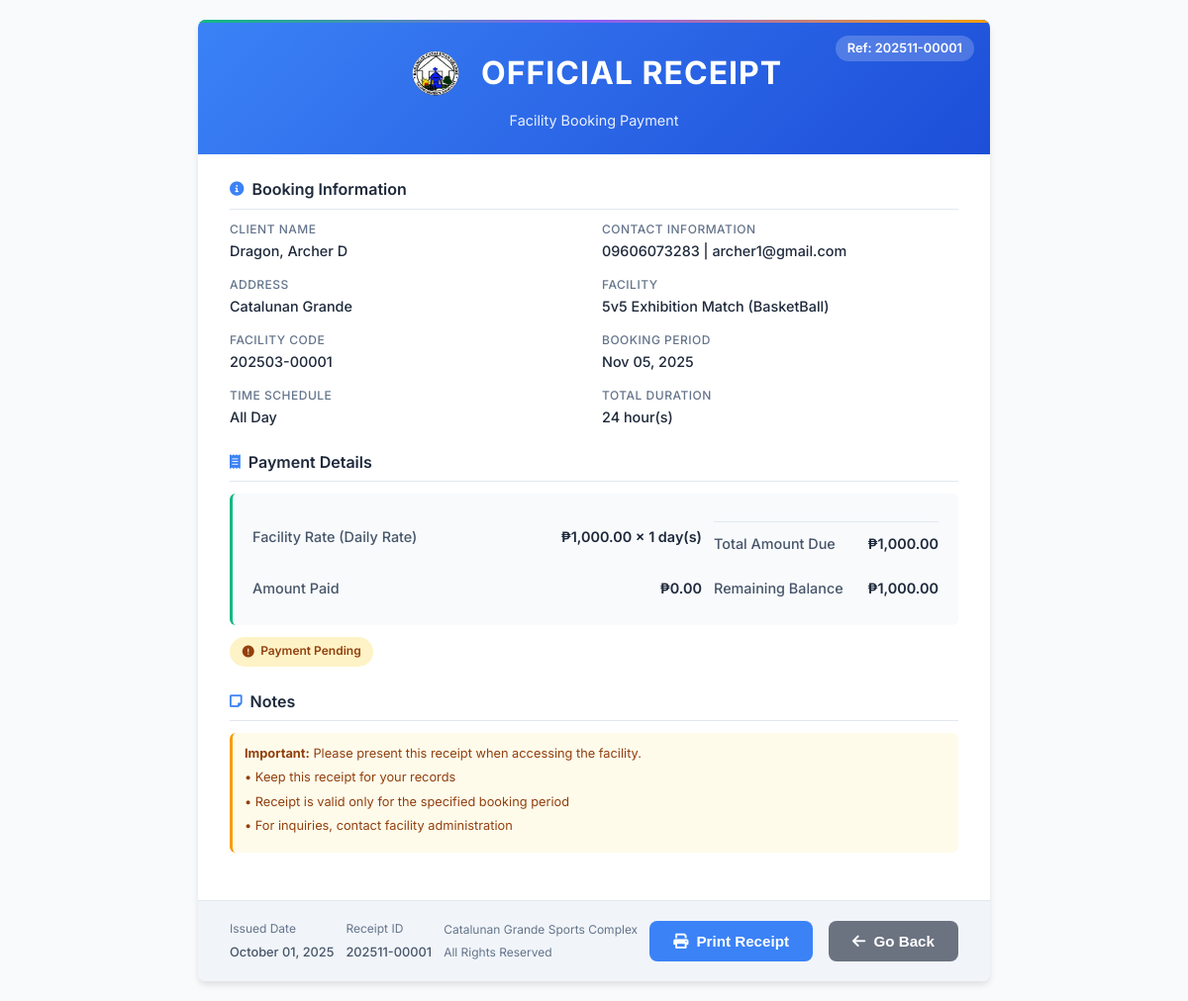
Page /receipt.php?id=1 on the committed database.
### tables this page shows
CREATE TABLE `booking_list` (
  `id` int(30) NOT NULL,
  `ref_code` varchar(100) NOT NULL,
  `client_id` int(30) NOT NULL,
  `facility_id` int(30) NOT NULL,
  `date_from` date NOT NULL,
  `date_to` date NOT NULL,
  `time_from` time DEFAULT NULL,
  `time_to` time DEFAULT NULL,
  `status` tinyint(2) NOT NULL DEFAULT 0 COMMENT '0 = Pending,\r\n1 = Confirmed,\r\n2 = Done,\r\n3 = Cancelled',
  `date_created` datetime NOT NULL DEFAULT current_timestamp(),
  `date_updated` datetime DEFAULT NULL ON UPDATE current_timestamp(),
  `payment_proof` varchar(255) DEFAULT NULL,
  `paid_amount` decimal(10,2) DEFAULT 0.00
);

CREATE TABLE `client_list` (
  `id` int(30) NOT NULL,
  `firstname` text NOT NULL,
  `middlename` text DEFAULT NULL,
  `lastname` text NOT NULL,
  `gender` text NOT NULL,
  `contact` text NOT NULL,
  `address` text NOT NULL,
  `email` text NOT NULL,
  `password` text NOT NULL,
  `status` tinyint(1) NOT NULL DEFAULT 1,
  `delete_flag` tinyint(1) NOT NULL DEFAULT 0,
  `date_created` datetime NOT NULL DEFAULT current_timestamp(),
  `date_added` datetime DEFAULT NULL ON UPDATE current_timestamp()
);

CREATE TABLE `facility_list` (
  `id` int(30) NOT NULL,
  `facility_code` varchar(100) NOT NULL,
  `category_id` int(30) NOT NULL,
  `image_path` text DEFAULT NULL,
  `status` tinyint(1) NOT NULL DEFAULT 1,
  `delete_flag` tinyint(1) NOT NULL DEFAULT 0,
  `date_created` datetime NOT NULL DEFAULT current_timestamp(),
  `date_updated` datetime DEFAULT NULL ON UPDATE current_timestamp(),
  `name` text NOT NULL,
  `description` text NOT NULL,
  `price` double(10,2) NOT NULL
);

CREATE TABLE `category_list` (
  `id` int(30) NOT NULL,
  `name` text NOT NULL,
  `description` text NOT NULL,
  `delete_flag` tinyint(1) NOT NULL DEFAULT 0,
  `status` tinyint(1) NOT NULL DEFAULT 1,
  `date_created` datetime NOT NULL DEFAULT current_timestamp(),
  `date_updated` datetime DEFAULT NULL ON UPDATE current_timestamp()
);

### classes/DBConnection.php (called while the page is built, shortened)
<?php
class DBConnection{
    private $host = DB_SERVER;
    private $username = DB_USERNAME;
    private $password = DB_PASSWORD;
    private $database = DB_NAME;
    public $conn;
    public function __construct(){
        if (!isset($this->conn)) {
            $this->conn = new mysqli($this->host, $this->username, $this->password, $this->database);
        }
    }
}
?>

### classes/SystemSettings.php (called while the page is built, shortened)
<?php
class SystemSettings extends DBConnection {
    public function info($field=''){
        if(!empty($field)){
            return $_SESSION['system_info'][$field] ?? false;
        }
        return false;
    }
}
$_settings = new SystemSettings();

### config.php (called while the page is built, shortened)
<?php
require_once('classes/DBConnection.php');
require_once('classes/SystemSettings.php');
function validate_image($file){
    $ex_file = explode("?",$file)[0];
	if(!empty($ex_file)){
		if(is_file(base_app.$ex_file)){
			return base_url.$file;
		}else{
            return base_url.'dist/img/no-image-available.png';
		}
	}else{
        return base_url.'dist/img/no-image-available.png';
	}
}
?>

### receipt.php (the view, shortened to what this page needs)
<?php
require_once('./config.php');
if(isset($_GET['id']) && $_GET['id'] > 0){
    $id = $_GET['id'];
    $booking_qry = $conn->query("SELECT
        b.*,
        CONCAT(c.lastname, ', ', c.firstname, ' ', COALESCE(c.middlename, '')) as client_name,
        c.email as client_email,
        c.contact as client_contact,
        c.address as client_address,
        f.name as facility_name,
        f.facility_code,
        f.price as facility_price,
        cat.name as category_name,
        COALESCE(b.paid_amount, 0) as paid_amount
        FROM `booking_list` b
        INNER JOIN client_list c ON b.client_id = c.id
        INNER JOIN facility_list f ON b.facility_id = f.id
        INNER JOIN category_list cat ON f.category_id = cat.id
        WHERE b.id = '{$id}'");
    if($booking_qry->num_rows > 0){
        $booking_data = $booking_qry->fetch_assoc();
        $ref_code = $booking_data['ref_code'];
        $client_name = $booking_data['client_name'];
        $client_email = $booking_data['client_email'];
        $client_contact = $booking_data['client_contact'];
        $client_address = $booking_data['client_address'];
        $facility_name = $booking_data['facility_name'];
        $facility_code = $booking_data['facility_code'];
        $category_name = $booking_data['category_name'];
        $facility_price = floatval($booking_data['facility_price']);
        $paid_amount = floatval($booking_data['paid_amount']);
        $date_from = $booking_data['date_from'];
        $date_to = $booking_data['date_to'];
        $time_from = $booking_data['time_from'];
        $time_to = $booking_data['time_to'];
        $date_created = $booking_data['date_created'];
        if(empty($time_from) || empty($time_to)) {
            $start_date = new DateTime($date_from);
            $end_date = new DateTime($date_to);
            $end_date->modify('+1 day');
            $interval_days = $start_date->diff($end_date);
            $total_days = $interval_days->days;
            $total_hours = $total_days * 24;
            $total_amount = $facility_price * $total_days;
            $rate_type = "Daily Rate";
            $rate_display = "₱" . number_format($facility_price, 2) . " × " . $total_days . " day(s)";
        }
        $balance = $total_amount - $paid_amount;
    }
}
$logo_path = validate_image($_settings->info('logo'));
?>
<!DOCTYPE html>
<html lang="en">
<head>
    <link rel="stylesheet" href="https://cdnjs.cloudflare.com/ajax/libs/font-awesome/6.0.0/css/all.min.css">
</head>
<body>
    <?php if(isset($booking_data)): ?>
    <div class="watermark">OFFICIAL RECEIPT</div>
    <div class="receipt-container">
        <div class="receipt-header">
            <div class="receipt-ref">Ref: <?= htmlspecialchars($ref_code) ?></div>
            <div class="logo-title-container">
                <img src="<?php echo $logo_path; ?>" class="header-logo" alt="Company Logo">
                <h1 class="receipt-title">OFFICIAL RECEIPT</h1>
            </div>
            <p class="receipt-subtitle">Facility Booking Payment</p>
        </div>
        <div class="receipt-body">
            <div class="section">
                <h3 class="section-title">
                    <i class="fas fa-info-circle"></i>
                    Booking Information
                </h3>
                <div class="info-grid">
                    <div class="info-item">
                        <span class="info-label">Client Name</span>
                        <span class="info-value"><?= htmlspecialchars($client_name) ?></span>
                    </div>
                    <div class="info-item">
                        <span class="info-label">Contact Information</span>
                        <span class="info-value"><?= htmlspecialchars($client_contact) ?> | <?= htmlspecialchars($client_email) ?></span>
                    </div>
                    <div class="info-item">
                        <span class="info-label">Address</span>
                        <span class="info-value"><?= htmlspecialchars($client_address) ?></span>
                    </div>
                    <div class="info-item">
                        <span class="info-label">Facility</span>
                        <span class="info-value"><?= htmlspecialchars($facility_name) ?> (<?= htmlspecialchars($category_name) ?>)</span>
                    </div>
                    <div class="info-item">
                        <span class="info-label">Facility Code</span>
                        <span class="info-value"><?= htmlspecialchars($facility_code) ?></span>
                    </div>
                    <div class="info-item">
                        <span class="info-label">Booking Period</span>
                        <span class="info-value">
                            <?= date("M d, Y", strtotime($date_from)) ?>
                        </span>
                    </div>
                    <div class="info-item">
                        <span class="info-label">Time Schedule</span>
                        <span class="info-value">
                            <?php if(!empty($time_from) && !empty($time_to)): ?>
                                <?= date("g:i A", strtotime($time_from)) ?> - <?= date("g:i A", strtotime($time_to)) ?>
                            <?php else: ?>
                                All Day
                            <?php endif; ?>
                        </span>
                    </div>
                    <div class="info-item">
                        <span class="info-label">Total Duration</span>
                        <span class="info-value"><?= $total_hours ?> hour(s)</span>
                    </div>
                </div>
            </div>
            <div class="section">
                <h3 class="section-title">
                    <i class="fas fa-receipt"></i>
                    Payment Details
                </h3>
                <div class="amount-grid">
                    <div class="amount-item">
                        <span class="amount-label">Facility Rate (<?= $rate_type ?>)</span>
                        <span class="amount-value"><?= $rate_display ?></span>
                    </div>
                    <div class="amount-item total-amount">
                        <span class="amount-label">Total Amount Due</span>
                        <span class="amount-value">₱<?= number_format($total_amount, 2) ?></span>
                    </div>
                    <div class="amount-item paid-amount">
                        <span class="amount-label">Amount Paid</span>
                        <span class="amount-value">₱<?= number_format($paid_amount, 2) ?></span>
                    </div>
                    <div class="amount-item balance-amount">
                        <span class="amount-label">Remaining Balance</span>
                        <span class="amount-value">₱<?= number_format($balance, 2) ?></span>
                    </div>
                </div>
                <div style="margin-top: 0.75rem;">
                    <?php if($paid_amount >= $total_amount): ?>
                        <span class="status-badge status-paid">
                            <i class="fas fa-check-circle"></i>
                            Fully Paid
                        </span>
                    <?php else: ?>
                        <span class="status-badge status-pending">
                            <i class="fas fa-exclamation-circle"></i>
                            Payment Pending
                        </span>
                    <?php endif; ?>
                </div>
            </div>
            <div class="section">
                <h3 class="section-title">
                    <i class="fas fa-sticky-note"></i>
                    Notes
                </h3>
                <div class="notes-box">
                    <p><strong>Important:</strong> Please present this receipt when accessing the facility.</p>
                    <p>• Keep this receipt for your records</p>
                    <p>• Receipt is valid only for the specified booking period</p>
                    <p>• For inquiries, contact facility administration</p>
                </div>
            </div>
        </div>
        <div class="receipt-footer">
            <div class="footer-info">
                <span class="footer-label">Issued Date</span>
                <span class="footer-value"><?= date("F d, Y", strtotime($date_created)) ?></span>
            </div>
            <div class="footer-info">
                <span class="footer-label">Receipt ID</span>
                <span class="footer-value"><?= htmlspecialchars($ref_code) ?></span>
            </div>
            <div class="footer-info">
                <span class="footer-label">Catalunan Grande Sports Complex</span>
                <span class="footer-label">All Rights Reserved</span>
            </div>
            <div class="action-buttons">
                <button class="btn btn-print" onclick="window.print()">
                    <i class="fas fa-print"></i>
                    Print Receipt
                </button>
                <button class="btn btn-back" onclick="goBack()">
                    <i class="fas fa-arrow-left"></i>
                    Go Back
                </button>
            </div>
        </div>
    </div>
    <?php endif; ?>
</body>
</html>

### receipt.php (style rules this page uses)
* { margin: 0; padding: 0; box-sizing: border-box; }
body { font-family: 'Inter', sans-serif; background: #f8fafc; color: #334155; line-height: 1.4; padding: 20px; }
.receipt-container { max-width: 800px; margin: 0 auto; background: white; border-radius: 8px; box-shadow: 0 4px 6px rgba(0, 0, 0, 0.1); overflow: hidden; }
.receipt-header { background: linear-gradient(135deg, #3b82f6 0%, #1d4ed8 100%); color: white; padding: 1.5rem 2rem; text-align: center; position: relative; }
.receipt-header::before { content: ''; position: absolute; top: 0; left: 0; right: 0; height: 3px; background: linear-gradient(90deg, #10b981, #8b5cf6, #f59e0b); }
.logo-title-container { display: flex; align-items: center; justify-content: center; gap: 1rem; margin-bottom: 0.5rem; flex-wrap: wrap; }
.header-logo { max-height: 60px; max-width: 150px; object-fit: contain; }
.receipt-title { font-size: 2rem; font-weight: 700; margin-bottom: 0; letter-spacing: 1px; }
.receipt-subtitle { font-size: 0.9rem; opacity: 0.9; font-weight: 400; }
.receipt-ref { position: absolute; top: 1rem; right: 1rem; background: rgba(255, 255, 255, 0.2); padding: 0.25rem 0.75rem; border-radius: 15px; font-size: 0.8rem; font-weight: 600; }
.receipt-body { padding: 1.5rem 2rem; }
.section { margin-bottom: 1.5rem; }
.section-title { font-size: 1rem; font-weight: 600; color: #1e293b; margin-bottom: 0.75rem; padding-bottom: 0.5rem; border-bottom: 1px solid #e2e8f0; display: flex; align-items: center; gap: 0.5rem; }
.section-title i { color: #3b82f6; font-size: 0.9rem; }
.info-grid { display: grid; grid-template-columns: repeat(2, 1fr); gap: 1rem; }
.info-item { display: flex; flex-direction: column; gap: 0.2rem; }
.info-label { font-size: 0.75rem; color: #64748b; font-weight: 500; text-transform: uppercase; letter-spacing: 0.5px; }
.info-value { font-size: 0.9rem; color: #1e293b; font-weight: 500; }
.amount-grid { display: grid; grid-template-columns: 2fr 1fr; gap: 0.75rem; background: #f8fafc; padding: 1.25rem; border-radius: 6px; border-left: 3px solid #10b981; }
.amount-item { display: flex; justify-content: space-between; align-items: center; padding: 0.4rem 0; }
.amount-label { font-weight: 500; color: #475569; font-size: 0.9rem; }
.amount-value { font-weight: 600; color: #1e293b; font-size: 0.9rem; }
.total-amount { font-size: 1.1rem; color: #10b981; border-top: 1px solid #e2e8f0; padding-top: 0.75rem; margin-top: 0.5rem; }
.paid-amount { color: #059669; font-size: 1rem; }
.balance-amount { color: #dc2626; font-size: 1rem; }
.status-badge { display: inline-flex; align-items: center; gap: 0.4rem; padding: 0.4rem 0.8rem; border-radius: 15px; font-size: 0.75rem; font-weight: 600; }
.status-pending { background: #fef3c7; color: #92400e; }
.receipt-footer { background: #f1f5f9; padding: 1.25rem 2rem; border-top: 1px solid #e2e8f0; display: flex; justify-content: space-between; align-items: center; }
.footer-info { display: flex; flex-direction: column; gap: 0.4rem; }
.footer-label { font-size: 0.75rem; color: #64748b; }
.footer-value { font-size: 0.8rem; color: #475569; font-weight: 500; }
.action-buttons { display: flex; gap: 1rem; }
.btn { padding: 0.75rem 1.5rem; border-radius: 8px; font-weight: 600; cursor: pointer; display: inline-flex; align-items: center; gap: 0.5rem; transition: all 0.3s ease; font-size: 0.95rem; text-decoration: none; border: none; }
.btn-print { background: #3b82f6; color: white; }
.btn-back { background: #6b7280; color: white; }
.watermark { position: fixed; top: 50%; left: 50%; transform: translate(-50%, -50%) rotate(-45deg); font-size: 5rem; color: rgba(0, 0, 0, 0.03); font-weight: 900; z-index: -1; white-space: nowrap; pointer-events: none; }
.notes-box { background: #fffbeb; padding: 0.75rem; border-radius: 6px; border-left: 3px solid #f59e0b; font-size: 0.8rem; }
.notes-box p { margin-bottom: 0.4rem; color: #92400e; }

### rows in the picture
booking_list: ref_code "202511-00001", client.contact "09606073283", client.email "archer1@gmail.com", client.address "Catalunan Grande", facility.name "5v5 Exhibition Match", category_list.name "BasketBall", facility.facility_code "202503-00001", date_from "Nov 05, 2025", total_hours "24", rate_display "₱1,000.00 × 1 day(s)", total_amount "1,000.00", date_created "October 01, 2025"

### other values in the picture
$client_name "Dragon, Archer D"
$rate_type "Daily Rate"
$paid_amount "0.00"
$balance "1,000.00"
